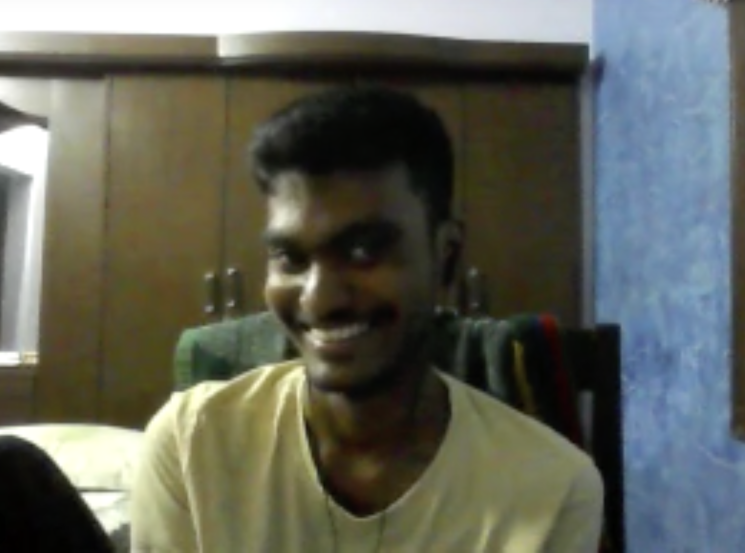
#> input picture openCV/img.png, 1490 x 1105 px, found by its file name (shown at 1/2 size)
$ python 12_radius.py
#> lines starting #> are read from the running program, lines starting #| are printed output that depends on the picture
import cv2

'''
cv2.circle(img, center, radius, color, thickness)
'''

img = cv2.imread("learning/openCV/img.png")
#> img is the input picture: shape (1105, 1490, 3); mean B, G, R 89.5, 99.8, 97.3

c = cv2.circle(img, (1375,780), 300, (255,0,0), -1)
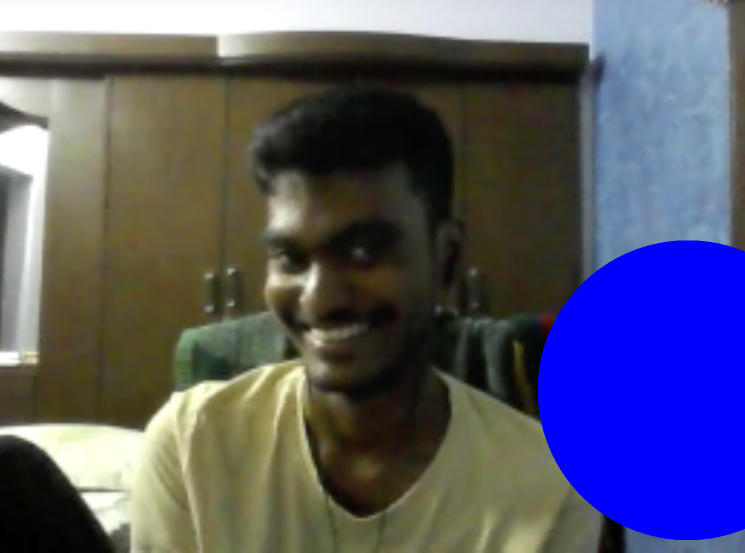
#> c: shape (1105, 1490, 3) (shown at 1/2 size); mean B, G, R 106.9, 87.4, 87.2

cv2.imshow("Circle", c)
cv2.waitKey(0)
cv2.destroyAllWindows()
